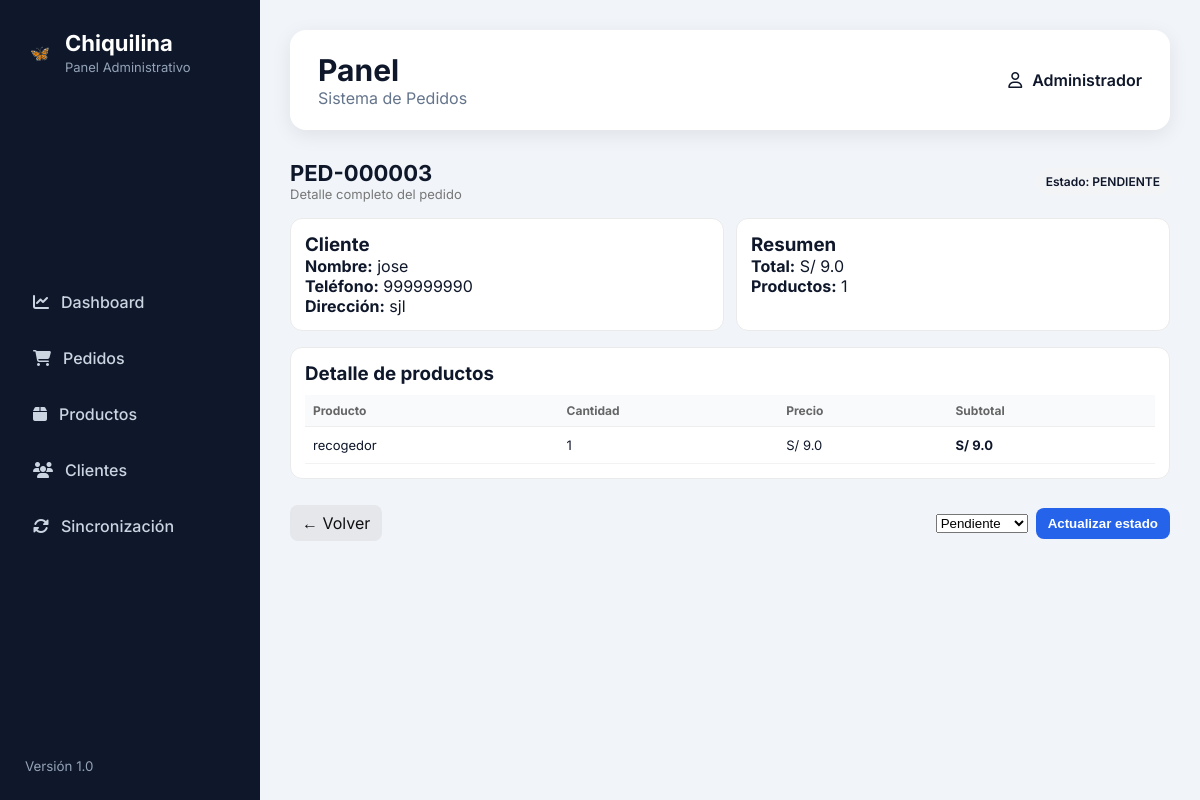
The app's page /admin/pedido/3, older data.
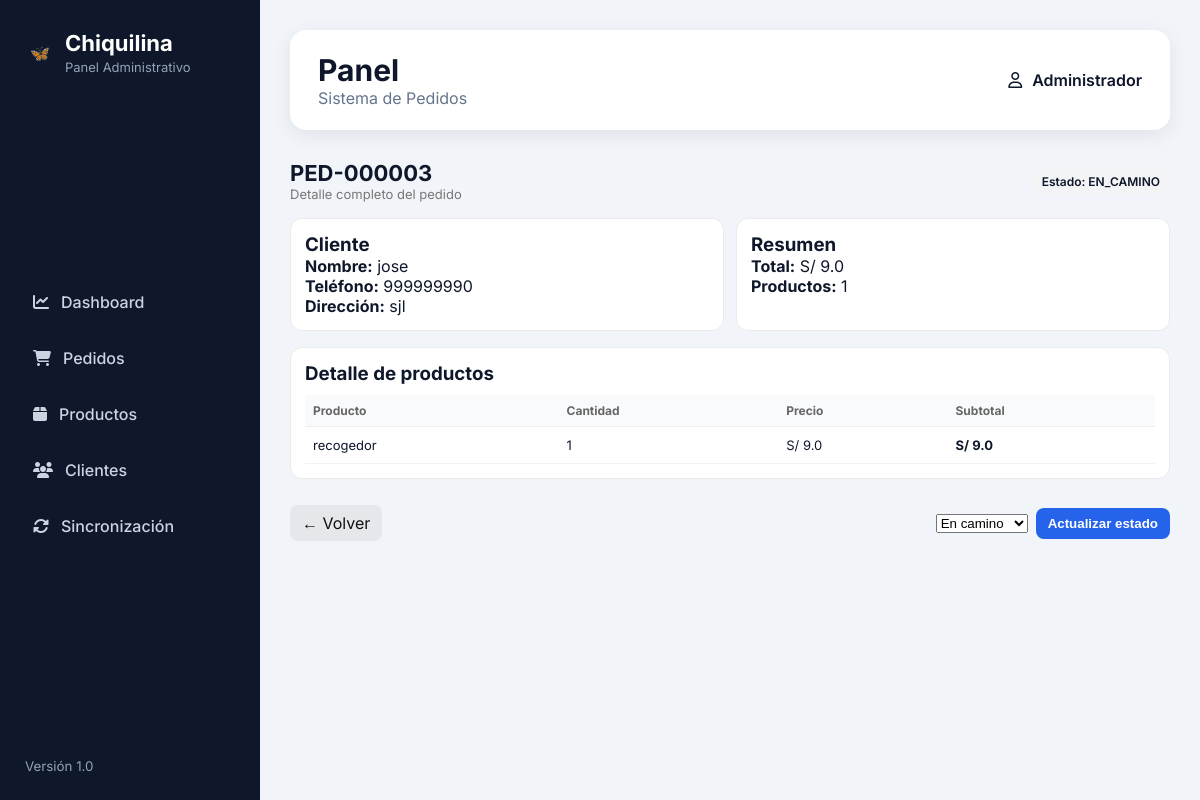
The same page, newer data.
### tables this page shows
CREATE TABLE pedidos(

            id INTEGER PRIMARY KEY AUTOINCREMENT,

            numero TEXT UNIQUE,

            cliente_id INTEGER,

            fecha TEXT,

            subtotal REAL,

            delivery REAL DEFAULT 0,

            descuento REAL DEFAULT 0,

            total REAL,

            estado TEXT,

            observaciones TEXT,

            fecha_actualizacion TEXT,

            usuario TEXT,

            FOREIGN KEY(cliente_id)
            REFERENCES clientes(id)

        );

### app.py (the view)
@app.route("/admin/pedido/<int:pedido_id>")
def admin_detalle_pedido(pedido_id):
    pedido = obtener_pedido_completo(pedido_id)
    return render_template(
        "admin/detalle_pedido.html",
        pedido=pedido
    )

### services/database_service.py (called while the page is built)
def conectar():
    conexion = sqlite3.connect(DATABASE)
    conexion.row_factory = sqlite3.Row
    return conexion

### services/pedido_service.py (called while the page is built)
def obtener_pedido_detalle(pedido_id):
    conn = conectar()
    cursor = conn.cursor()
    cursor.execute("""
        SELECT

            producto_codigo,
            producto,
            marca,
            presentacion,
            cantidad,
            precio_unitario,
            subtotal

        FROM detalle_pedido

        WHERE pedido_id = ?

        ORDER BY id
    """, (pedido_id,))
    rows = cursor.fetchall()
    conn.close()
    detalle = []
    for row in rows:
        detalle.append({
            "codigo": row["producto_codigo"],
            "producto": row["producto"],
            "marca": row["marca"],
            "presentacion": row["presentacion"],
            "cantidad": row["cantidad"],
            "precio_unitario": row["precio_unitario"],
            "subtotal": row["subtotal"]
        })
    return detalle

### templates/admin/detalle_pedido.html (shortened to what this page needs)
{% extends "admin/base_admin.html" %}
{% block content %}
<div class="erp-container">
    <div class="erp-header">
        <div>
            <h1 class="erp-title">{{ pedido.numero }}</h1>
            <p class="erp-subtitle">Detalle completo del pedido</p>
        </div>
        <div class="badge-status">
            Estado: {{ pedido.estado }}
        </div>
    </div>
    <div class="erp-grid">
        <div class="erp-card">
            <h3>Cliente</h3>
            <p><strong>Nombre:</strong> {{ pedido.cliente.nombre }}</p>
            <p><strong>Teléfono:</strong> {{ pedido.cliente.telefono }}</p>
            <p><strong>Dirección:</strong> {{ pedido.cliente.direccion }}</p>
        </div>
        <div class="erp-card">
            <h3>Resumen</h3>
            <p><strong>Total:</strong> S/ {{ pedido.total }}</p>
            <p><strong>Productos:</strong> {{ pedido.detalle|length }}</p>
        </div>
    </div>
    <div class="erp-card full">
        <h3>Detalle de productos</h3>
        <table class="erp-table">
            <thead>
                <tr>
                    <th>Producto</th>
                    <th>Cantidad</th>
                    <th>Precio</th>
                    <th>Subtotal</th>
                </tr>
            </thead>
            <tbody>
                {% for item in pedido.detalle %}
                <tr>
                    <td>{{ item.producto }}</td>
                    <td>{{ item.cantidad }}</td>
                    <td>S/ {{ item.precio_unitario }}</td>
                    <td><strong>S/ {{ item.subtotal }}</strong></td>
                </tr>
                {% endfor %}
            </tbody>
        </table>
    </div>
    <div class="erp-actions">
        <a href="/admin/pedidos" class="btn-secondary">
            ← Volver
        </a>
        <div class="erp-status-update">
            <form method="POST" action="/admin/pedido/{{ pedido.id }}/estado">
                <select name="estado" class="input">
                    <option value="PENDIENTE" {% if pedido.estado=="PENDIENTE" %}selected{% endif %}>
                        Pendiente
                    </option>
                    <option value="EN_CAMINO" {% if pedido.estado=="EN_CAMINO" %}selected{% endif %}>
                        En camino
                    </option>
                </select>
                <button class="btn-primary" type="submit">
                    Actualizar estado
                </button>
            </form>
        </div>
    </div>
</div>
{% endblock %}

Row changes from the older to the newer data that the page shows:
changed pedidos "PED-000003": estado "PENDIENTE" → "EN_CAMINO"; estado "Pendiente" → "En camino"
